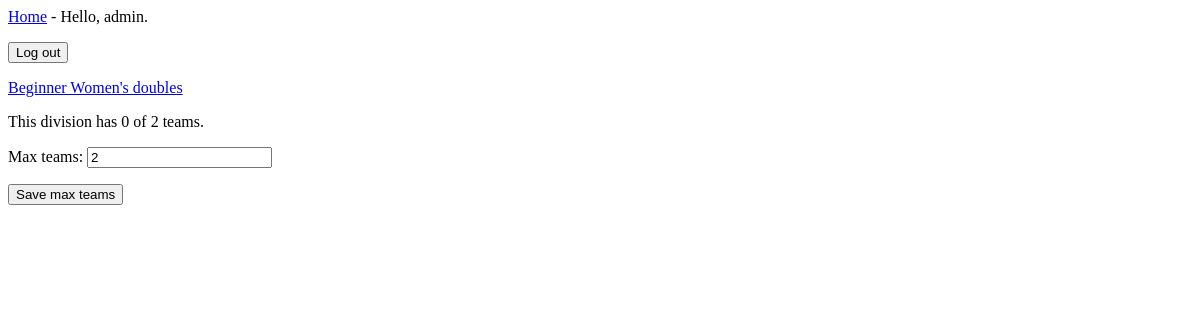
Page /divisions/2/max-teams/ (signed in) on the earlier database version.
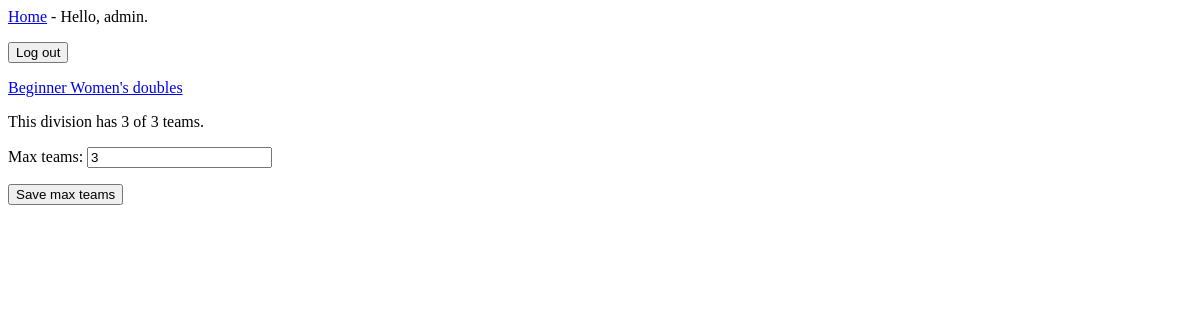
Same page on the later database version.
### tournaments/models.py (models this page shows, shortened)
class Division(models.Model):
    LEVEL_CHOICES = [
        ('beginner', 'Beginner'),
        ('intermediate', 'Intermediate'),
        ('advanced', 'Advanced'),
    ]
    FORMAT_CHOICES = [
        ('mixed', 'Mixed doubles'),
        ('mens', "Men's doubles"),
        ('womens', "Women's doubles"),
        ('scramble', 'Scramble'),
    ]
    MEETING_CHOICES = [(1, 'Once'), (2, 'Twice')]
    tournament = models.ForeignKey(Tournament, on_delete=models.CASCADE)
    level = models.CharField(max_length=20, choices=LEVEL_CHOICES)
    format = models.CharField(max_length=20, choices=FORMAT_CHOICES)
    max_teams = models.PositiveIntegerField()
    games_per_week = models.PositiveIntegerField()
    max_meetings_per_night = models.PositiveIntegerField(choices=MEETING_CHOICES, default=1)
    game_minutes = models.PositiveIntegerField(null=True, blank=True)
    def __str__(self):
        return f"{self.get_level_display()} {self.get_format_display()}"

### tournaments/views.py (the view, shortened to what this page needs)
# urls.py: path('divisions/<int:division_id>/max-teams/', views.edit_max_teams, name='edit_max_teams'),
@login_required
def edit_max_teams(request, division_id):
    division = get_object_or_404(Division, id=division_id)
    if not request.user.is_superuser:
        raise Http404
    team_count = division.team_set.count()
    if request.method != 'POST':
        form = MaxTeamsForm(instance=division)
    context = {'division': division, 'form': form, 'team_count': team_count}
    return render(request, 'tournaments/edit_max_teams.html', context)

### tournaments/forms.py
class MaxTeamsForm(forms.ModelForm):
    class Meta:
        model = Division
        fields = ['max_teams']
        labels = {'max_teams': 'Max teams'}

### tournaments/templates/tournaments/edit_max_teams.html (shortened to what this page needs)
{% extends 'tournaments/base.html' %}
{% block content %}
  <p><a href="{% url 'tournaments:division' division.id %}">{{ division }}</a></p>
  <p>This division has {{ team_count }} of {{ division.max_teams }} teams.</p>
  <form action="{% url 'tournaments:edit_max_teams' division.id %}" method="post">
    {{ form.as_p }}
    <button name="submit">Save max teams</button>
  </form>
{% endblock content %}

Differences in the rows shown:
changed Division "Beginner Women's doubles": max_teams "2" → "3"
Other differences:
{{ team_count }}: "0" → "3"
